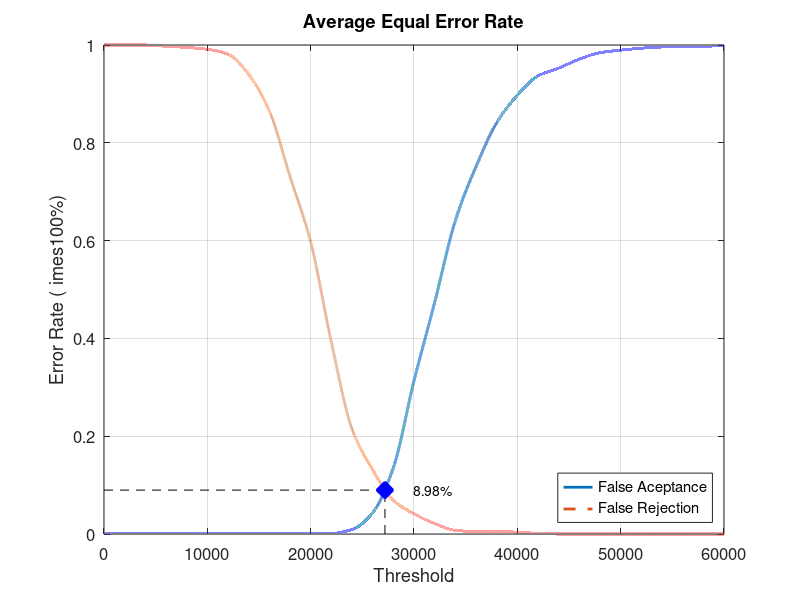
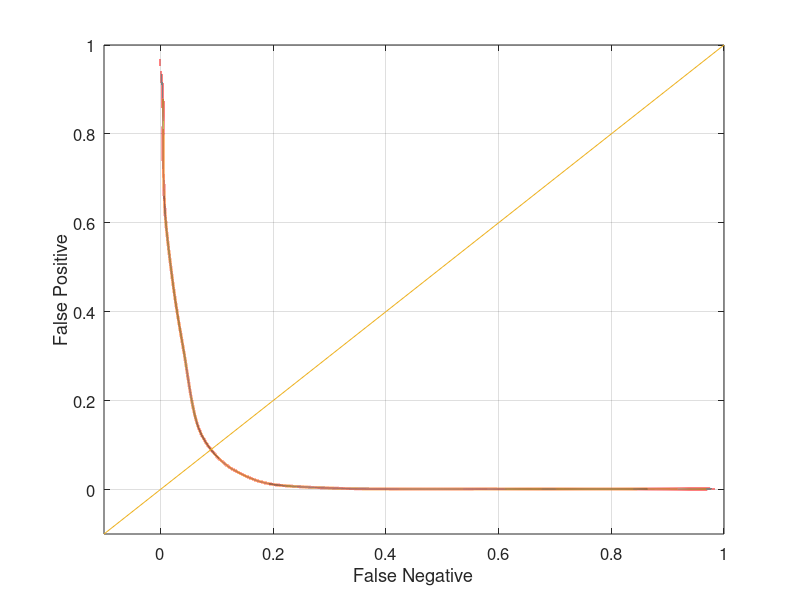

Source code (MATLAB) for these figures, in order:
close all;
clear;
clc;
x = 0:2000:60000;
xq = 0:0.5:60000;

y0 = [0 0.00131579 0.00131579 0.00131579 0.00131579 0.00131579 0.00131579 0.00131579 0.00131579 0.00131579 0.00131579 0.00131579 0.00921053 0.0434211 0.135526 0.313158 0.473684 0.64079 0.751316 0.840789 0.897368 0.936842 0.952632 0.971053 0.984211 0.989474 0.993421 0.996053 0.997368 0.997368 1]
yy0 = interp1(x, y0, xq, 'pchip');
y1 = [1 1 1 0.9975 0.995 0.99125 0.98125 0.94 0.865 0.73125 0.5975 0.3925 0.215 0.13125 0.06875 0.04125 0.02125 0.0075 0.005 0.005 0.00375 0.00125 0 0 0 0 0 0 0 0 0]
yy1 = interp1(x, y1, xq, 'pchip');

% Calculating EER: 
y2 = abs(y0 - y1);
find(y2 == min(y2))
yy2 = abs(yy0 - yy1);
xEER = find(yy2 == min(yy2));
xEERIndex = xq(xEER) % X-axis EER
yEER = yy0(xEER) % Y-axis EER

main = figure
plot(xq, yy0,'-','LineWidth', 2);	hold on
plot(xq, yy1,'--','LineWidth', 2);	hold on
plot([xEERIndex xEERIndex], [0 yEER], 'k--');	hold on
plot([0 xEERIndex], [yEER yEER], 'k--');	hold on
plot(xEERIndex, yEER, 'bx', 'LineWidth', 10);	hold on
text(xEERIndex + 10 * xEERIndex / 100, yEER, [num2str(round((10000 * yEER)) / 100) '%'])
legend('False Aceptance', 'False Rejection', 'Location', 'SouthEast')
xlabel('Threshold')
ylabel('Error Rate (	imes100%)')
title('Average Equal Error Rate')
set(gca, 'FontSize', 12)
axis([0 60000 0 1])
grid on

print(main, 'Experiment4AverageMain', '-dpng');
FNRxFPR = figure('Color', [1 1 1]);
plot(yy1, yy0, '-', yy1, yy0, 'LineWidth', 2);
hold on
y = -0.1:0.1:1
plot(y, y); 
set(gca, 'FontSize', 12)
xlabel('False Negative')
ylabel('False Positive')
axis([-0.1 1 -0.1 1])
set(gca, 'FontSize', 12)
grid on

print(FNRxFPR, 'Experiment4AverageFNRxFPR','-dpng');
